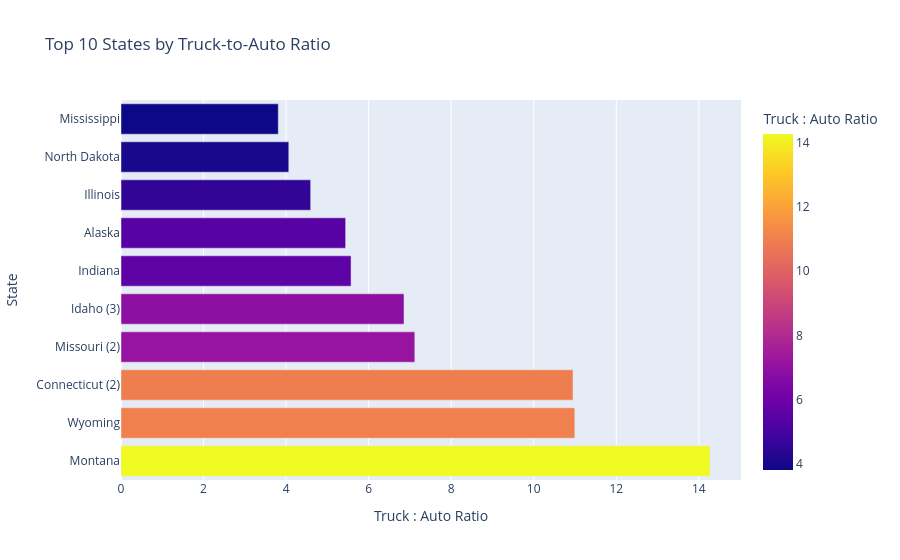

This figure's notebook cell:
### Markdown cell above
### Visualization 1 Explanation

This scatter plot shows the relationship between how many trucks a state has and how many border crossings it experiences. Each point is a state, and the trendline helps us see the overall pattern. States with more trucks generally have more total crossings, meaning truck activity is connected to border movement.

### Code cell
def visual2():
    df = insight4()
    fig = px.bar(df, x = "Truck-to-Auto Ratio", y = "State", orientation = "h", title = "Top 10 States by Truck-to-Auto Ratio",
        labels = {"Truck-to-Auto Ratio": "Truck : Auto Ratio"}, color = "Truck-to-Auto Ratio")
    fig.show()

############ Function Call ############
visual2()

### Figure 1 — Plotly figure (JSON) as saved in the notebook; plotly's stock layout.template omitted (floating-point values rounded to 4 significant figures)
{"data": [{"alignmentgroup": "True", "hovertemplate": "Truck : Auto Ratio=%{marker.color}<br>State=%{y}<extra></extra>", "legendgroup": "", "marker": {"color": [14.27, 10.99, 10.95, 7.119, 6.857, 5.574, 5.443, 4.596, 4.065, 3.811], "coloraxis": "coloraxis", "pattern": {"shape": ""}}, "name": "", "offsetgroup": "", "orientation": "h", "showlegend": false, "textposition": "auto", "type": "bar", "x": [14.27, 10.99, 10.95, 7.119, 6.857, 5.574, 5.443, 4.596, 4.065, 3.811], "xaxis": "x", "y": ["Montana", "Wyoming", "Connecticut (2)", "Missouri (2)", "Idaho (3)", "Indiana", "Alaska", "Illinois", "North Dakota", "Mississippi"], "yaxis": "y"}], "layout": {"autosize": true, "barmode": "relative", "coloraxis": {"colorbar": {"title": {"text": "Truck : Auto Ratio"}}, "colorscale": [[0, "#0d0887"], [0.1111, "#46039f"], [0.2222, "#7201a8"], [0.3333, "#9c179e"], [0.4444, "#bd3786"], [0.5556, "#d8576b"], [0.6667, "#ed7953"], [0.7778, "#fb9f3a"], [0.8889, "#fdca26"], [1, "#f0f921"]]}, "legend": {"tracegroupgap": 0}, "title": {"text": "Top 10 States by Truck-to-Auto Ratio"}, "xaxis": {"anchor": "y", "autorange": true, "domain": [0, 1], "range": [0, 15.02], "title": {"text": "Truck : Auto Ratio"}, "type": "linear"}, "yaxis": {"anchor": "x", "autorange": true, "domain": [0, 1], "range": [-0.5, 9.5], "title": {"text": "State"}, "type": "category"}}}
